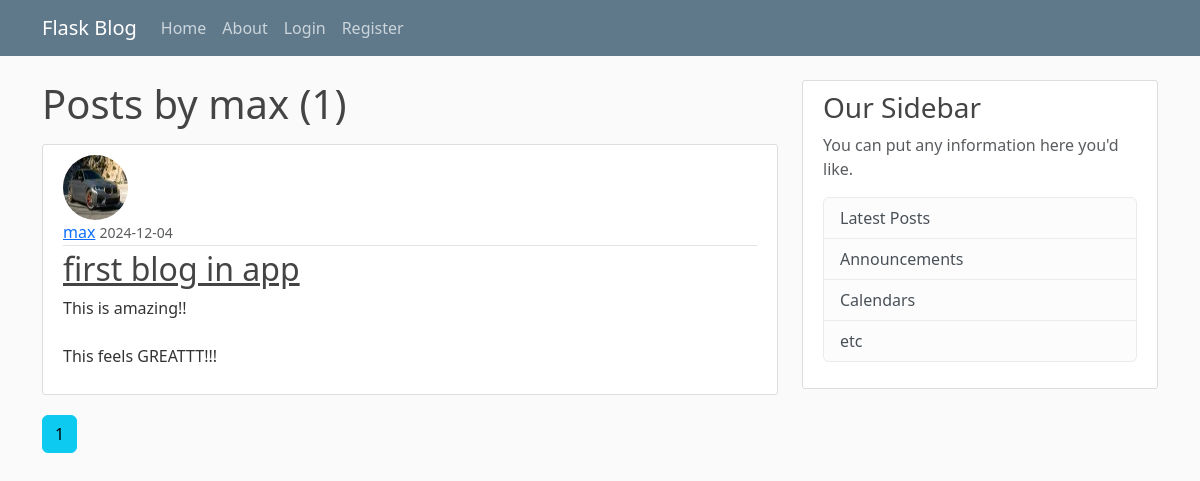
The page /user/max on the database as committed earlier.
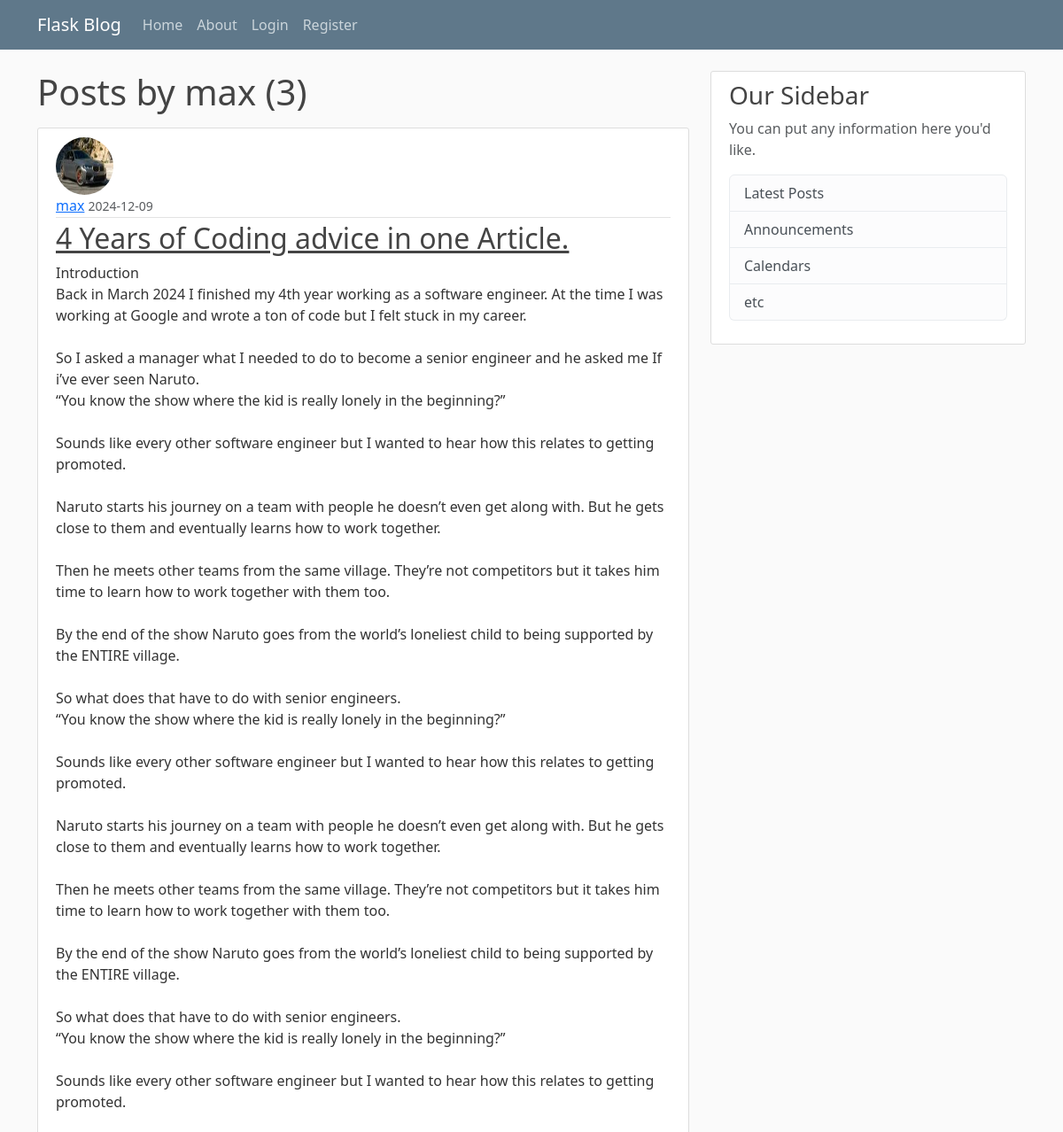
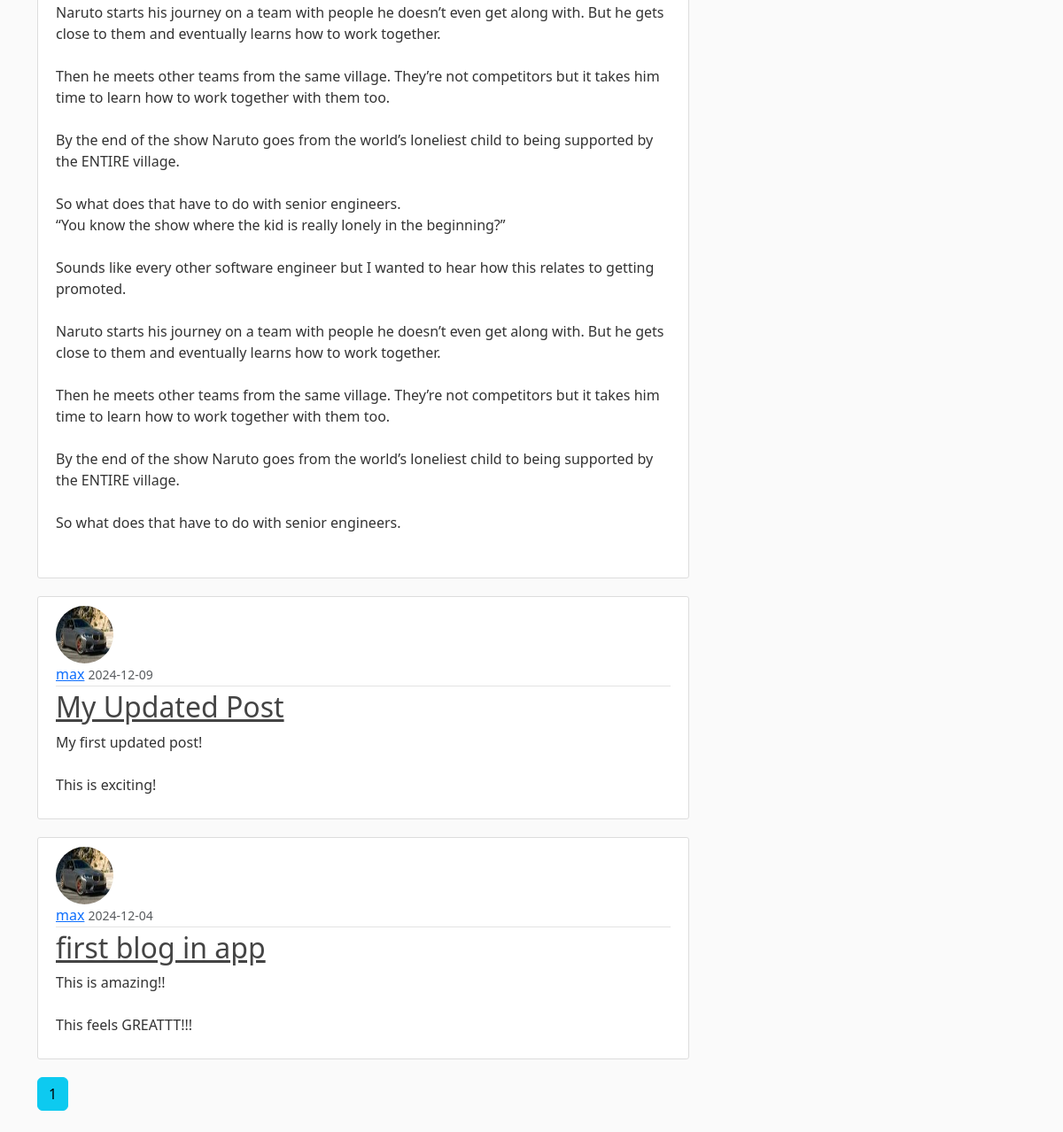
The same page on the database as committed later (2 pictures, top to bottom).
### flaskblog/models.py (models this page shows, shortened)
class User(db.Model, UserMixin):
  id = db.Column(db.Integer, primary_key=True)
  username = db.Column(db.String(20), unique=True, nullable=False)
  email = db.Column(db.String(120), unique=True, nullable=False)
  image_file = db.Column(db.String(20), nullable=False, default='default.jpg')
  password = db.Column(db.String(60), nullable=False)
  posts = db.relationship('Post', backref='author', lazy=True)

class Post(db.Model):
  id = db.Column(db.Integer, primary_key=True)
  title = db.Column(db.String(100), nullable=False)
  date_posted = db.Column(db.DateTime, nullable=False, default=datetime.utcnow)
  content = db.Column(db.Text, nullable=False)
  user_id = db.Column(db.Integer, db.ForeignKey('user.id'), nullable=False)

### flaskblog/routes.py (the view)
@app.route("/user/<string:username>")
def user_posts(username):
  page = request.args.get('page', 1, type=int)
  user = User.query.filter_by(username=username).first_or_404()
  posts = Post.query.filter_by(author=user).order_by(Post.date_posted.desc()).paginate(page=page, per_page=5)
  return render_template('user_posts.html', posts=posts, user=user)

### flaskblog/templates/user_posts.html
{% extends "layouts.html" %}
{% block content %}
  <h1 class="mb-3">Posts by {{ user.username }} ({{ posts.total }})</h1>
  {% for post in posts.items %}
  <article class="media content-section">
    <img class="rounded-circle article-img" src="{{ url_for('static', filename='profile_pics/' + post.author.image_file) }}">
    <div class="media-body">
      <div class="article-metadata">
        <a class="mr-2" href="{{ url_for('user_posts', username=post.author.username) }}">{{ post.author.username }}</a>
        <small class="text-muted">{{ post.date_posted.strftime('%Y-%m-%d') }}</small>
      </div>
      <h2><a class="article-title" href="{{ url_for('post', post_id=post.id) }}">{{ post.title }}</a></h2>
      <p class="article-content">{{ post.content }}</p>
    </div>
  </article>
  {% endfor %}
  {% for page_num in posts.iter_pages(left_edge=1, right_edge=1, left_current=1, right_current=2) %}
    {% if page_num %}
      {% if posts.page == page_num %}
        <a class="btn btn-info mb-4" href="{{ url_for('user_posts', username=user.username, page=page_num) }}">{{ page_num }}</a>
      {% else %}
        <a class="btn btn-outline-info mb-4" href="{{ url_for('user_posts', username=user.username, page=page_num) }}">{{ page_num }}</a>
      {% endif %}
    {% else %}
      ...
    {% endif %}
  {% endfor %}
{% endblock content%}

### flaskblog/templates/layouts.html (shortened to what this page needs)
<!DOCTYPE html>
<html>
  <head lang="en">
    <link href="https://cdn.jsdelivr.net/npm/bootstrap@5.3.3/dist/css/bootstrap.min.css" rel="stylesheet">
    <link rel="stylesheet" type="text/css" href="{{ url_for('static', filename='main.css') }}">
  </head>
  <body>
    <header class="site-header">
      <nav class="navbar navbar-expand-md navbar-dark bg-steel fixed-top">
        <div class="container">
          <a class="navbar-brand mr-4" href="/">Flask Blog</a>
          <div class="collapse navbar-collapse" id="navbarToggle">
            <div class="navbar-nav mr-auto">
              <a class="nav-item nav-link" href="{{ url_for('home') }}">Home</a>
              <a class="nav-item nav-link" href="{{ url_for('about') }}">About</a>
            </div>
            <div class="navbar-nav">
              {% if current_user.is_authenticated %}
              <a class="nav-item nav-link" href="{{ url_for('new_post') }}">New Post</a>
                <a class="nav-item nav-link" href="{{ url_for('account') }}">Account</a>
                <a class="nav-item nav-link" href="{{ url_for('logout') }}">Logout</a>
              {% else %}
                <a class="nav-item nav-link" href="{{ url_for('login') }}">Login</a>
                <a class="nav-item nav-link" href="{{ url_for('register') }}">Register</a>
              {% endif %}
            </div>
          </div>
        </div>
      </nav>
    </header>
    <main role="main" class="container">
      <div class="row">
        <div class="col-md-8">
          {% block content %}{% endblock %}
        </div>
        <div class="col-md-4">
          <div class="content-section">
            <h3>Our Sidebar</h3>
            <p class='text-muted'>You can put any information here you'd like.
              <ul class="list-group">
                <li class="list-group-item list-group-item-light">Latest Posts</li>
                <li class="list-group-item list-group-item-light">Announcements</li>
                <li class="list-group-item list-group-item-light">Calendars</li>
                <li class="list-group-item list-group-item-light">etc</li>
              </ul>
            </p>
          </div>
        </div>
      </div>
    </main>
  </body>
</html>

### flaskblog/static/main.css (style rules this page uses)
body { background: #fafafa; color: #333333; margin-top: 5rem; }
h1, h2, h3, h4, h5, h6 { color: #444444; }
.bg-steel { background-color: #5f788a; }
.site-header .navbar-nav .nav-link { color: #cbd5db; }
.content-section { background: #ffffff; padding: 10px 20px; border: 1px solid #dddddd; border-radius: 3px; margin-bottom: 20px; }
.article-title { color: #444444; }
.article-content { white-space: pre-line; }
.article-img { height: 65px; width: 65px; margin-right: 16px; }
.article-metadata { padding-bottom: 1px; margin-bottom: 4px; border-bottom: 1px solid #e3e3e3 }

Rows that differ between the two databases and show on the page:
added Post: image_file (picture), author.username "max", date_posted "2024-12-09", title "4 Years of Coding advice in one Article.", content "Introduction Back in March 2024 I finished my 4th year working as a software engineer. At the time I was working at Google and wrote a ton of code but I felt stuck in my career. So I asked a manager what I needed to do to become a senior engineer and he asked me If i’ve ever seen Naruto. “You know the show where the kid is really lonely in the beginning?” Sounds like every other software engineer but I wanted to hear how this relates to getting promoted. Naruto starts his journey on a team with people he doesn’t even get along with. But he gets close to them and eventually learns how to work together. Then he meets other teams from the same village. They’re not competitors but it takes him…"
added Post: image_file (picture), author.username "max", date_posted "2024-12-09", title "My Updated Post", content "My first updated post! This is exciting!"
Other text that changed with them:
{{ posts.total }}: "1" → "3"
